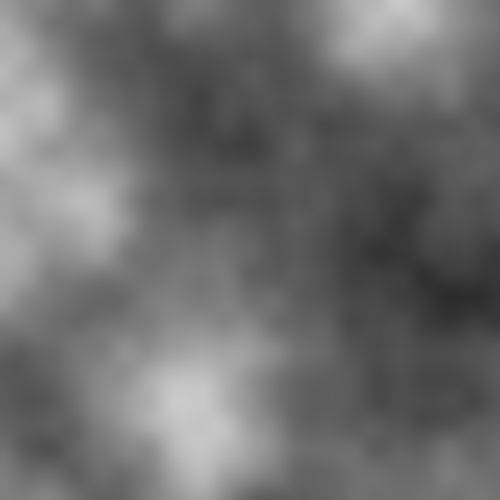
Frame 1 (no input)
Frame 60 (the mouse pressed at the canvas centre just before this capture): identical to frame 1, image omitted
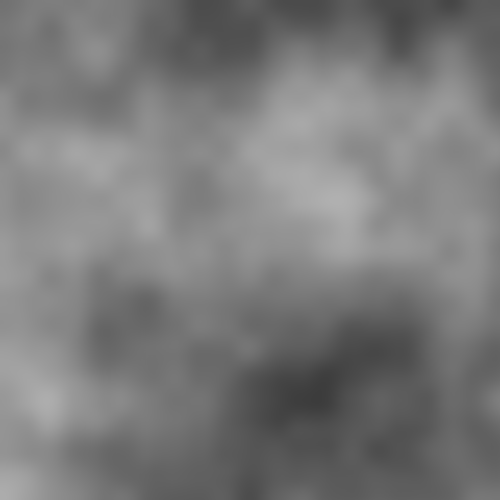
Frame 120 (the mouse held since frame 60 and released just before this capture)

The Processing sketch that drew these frames (run headless with seeded random() and noise(); from frame 60 on, the mouse is pressed at the canvas centre):

// Processing sketch: noise2D
// ── noise2D.pde
float scale=.005;

void setup() {
  size(500, 500);
}

void draw() {
  drawNoise();
}

void drawNoise() {
  loadPixels();
  noiseDetail(4);
  for ( int y = 0; y < height; y++ ) {
    for ( int x = 0; x < width; x++ ) {
      pixels[y*width+x] = color(map(noise(x*scale, y*scale, scale*(mouseY+mouseX)/2),0,1,0,255));
    }
  }
  updatePixels();
}
